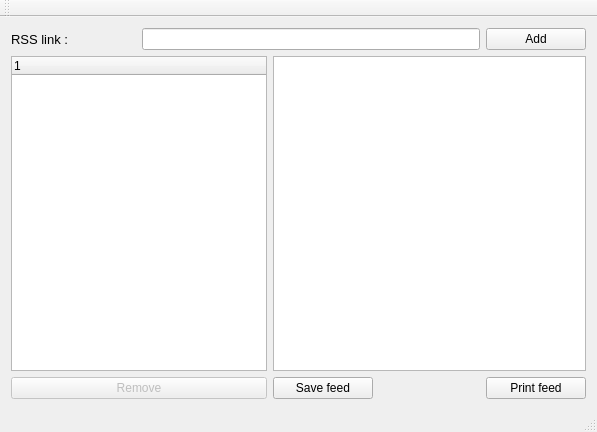
<?xml version="1.0" encoding="UTF-8"?>
<ui version="4.0">
 <class>MainWindow</class>
 <widget class="QMainWindow" name="MainWindow">
  <property name="geometry">
   <rect>
    <x>0</x>
    <y>0</y>
    <width>597</width>
    <height>432</height>
   </rect>
  </property>
  <property name="windowTitle">
   <string>MainWindow</string>
  </property>
  <widget class="QWidget" name="centralWidget">
   <layout class="QGridLayout" name="gridLayout">
    <item row="0" column="0">
     <widget class="QLabel" name="label">
      <property name="font">
       <font>
        <pointsize>10</pointsize>
       </font>
      </property>
      <property name="text">
       <string>RSS link :</string>
      </property>
     </widget>
    </item>
    <item row="0" column="1" colspan="3">
     <widget class="QLineEdit" name="linkLineEdit"/>
    </item>
    <item row="0" column="4">
     <widget class="QPushButton" name="addLinkBtn">
      <property name="text">
       <string>Add</string>
      </property>
     </widget>
    </item>
    <item row="1" column="0" colspan="2">
     <widget class="QTreeWidget" name="linksTreeWidget">
      <column>
       <property name="text">
        <string notr="true">1</string>
       </property>
      </column>
     </widget>
    </item>
    <item row="1" column="2" colspan="3">
     <widget class="QTextBrowser" name="msgFeedTextBrowser"/>
    </item>
    <item row="2" column="0" colspan="2">
     <widget class="QPushButton" name="removeLinkBtn">
      <property name="enabled">
       <bool>false</bool>
      </property>
      <property name="text">
       <string>Remove</string>
      </property>
     </widget>
    </item>
    <item row="2" column="2">
     <widget class="QPushButton" name="saveFeedBtn">
      <property name="enabled">
       <bool>true</bool>
      </property>
      <property name="text">
       <string>Save feed</string>
      </property>
     </widget>
    </item>
    <item row="2" column="4">
     <widget class="QPushButton" name="printFeedBtn">
      <property name="enabled">
       <bool>true</bool>
      </property>
      <property name="text">
       <string>Print feed</string>
      </property>
     </widget>
    </item>
   </layout>
  </widget>
  <widget class="QMenuBar" name="menuBar">
   <property name="geometry">
    <rect>
     <x>0</x>
     <y>0</y>
     <width>597</width>
     <height>21</height>
    </rect>
   </property>
  </widget>
  <widget class="QToolBar" name="mainToolBar">
   <attribute name="toolBarArea">
    <enum>TopToolBarArea</enum>
   </attribute>
   <attribute name="toolBarBreak">
    <bool>false</bool>
   </attribute>
  </widget>
  <widget class="QStatusBar" name="statusBar"/>
 </widget>
 <layoutdefault spacing="6" margin="11"/>
 <resources/>
 <connections/>
</ui>
